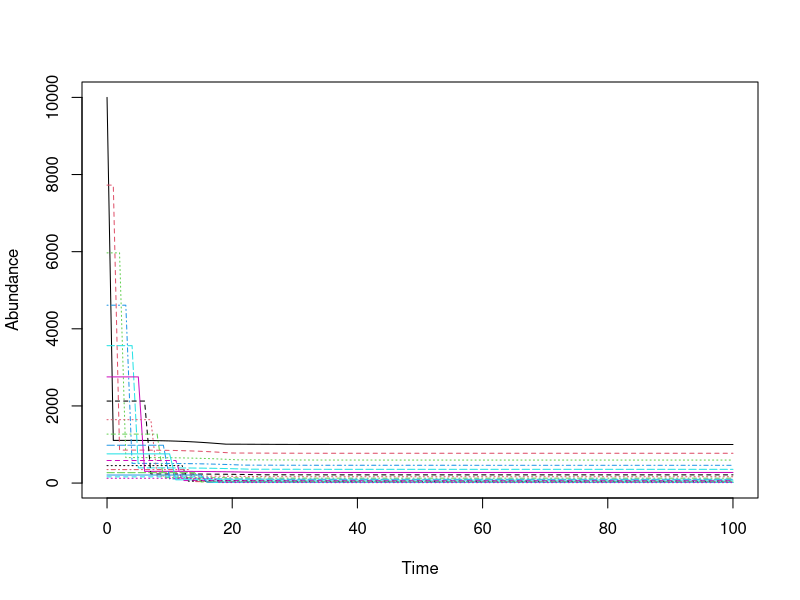
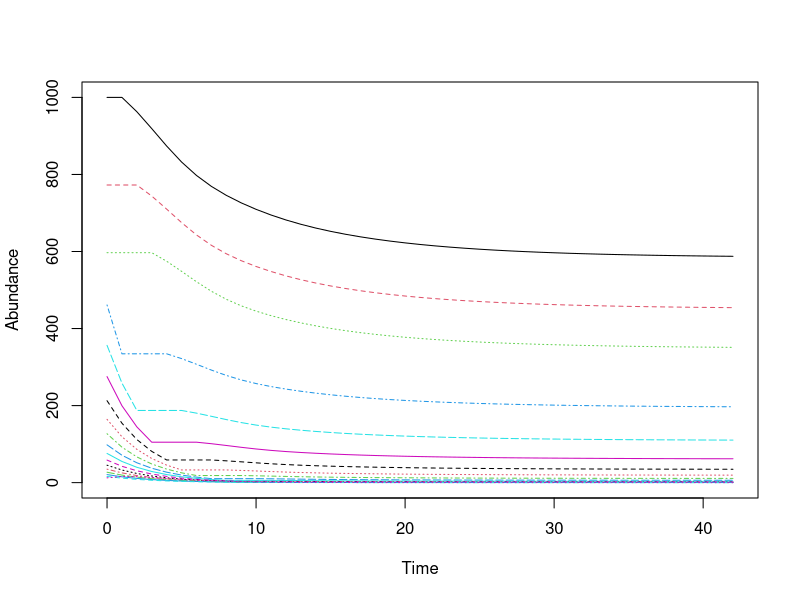
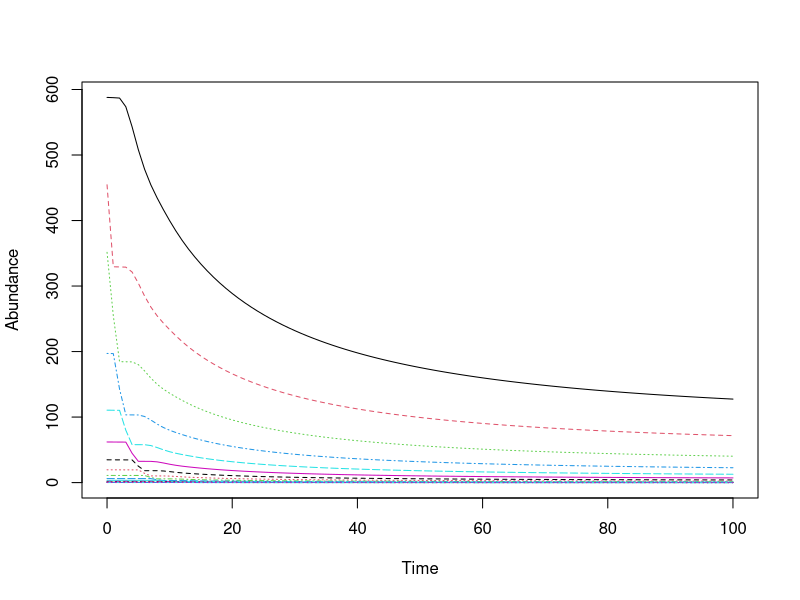
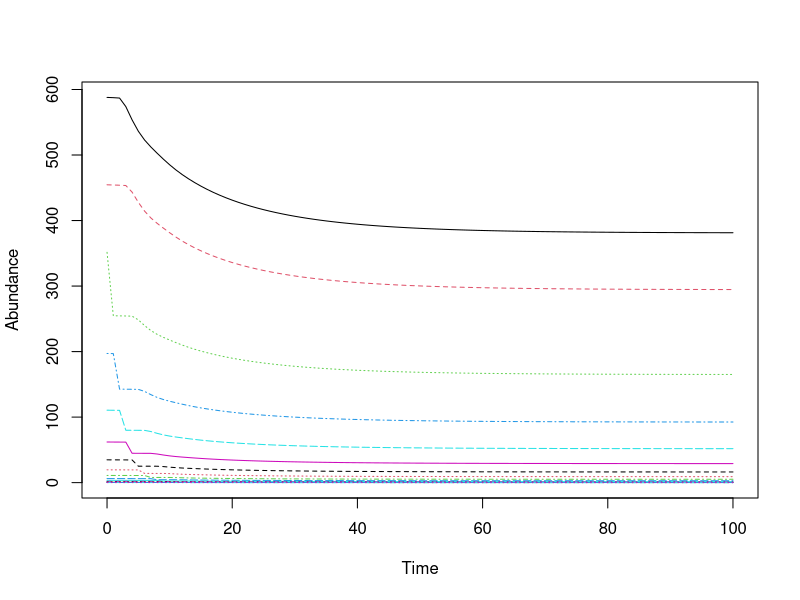
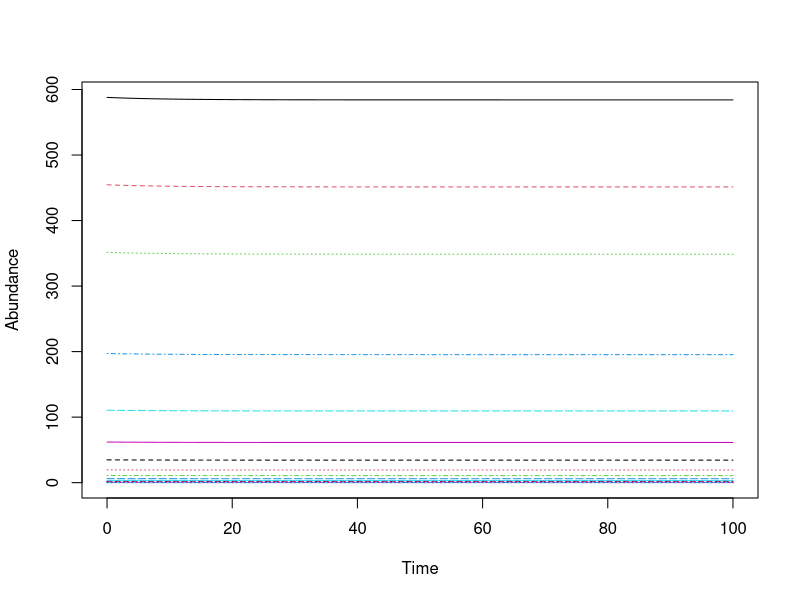
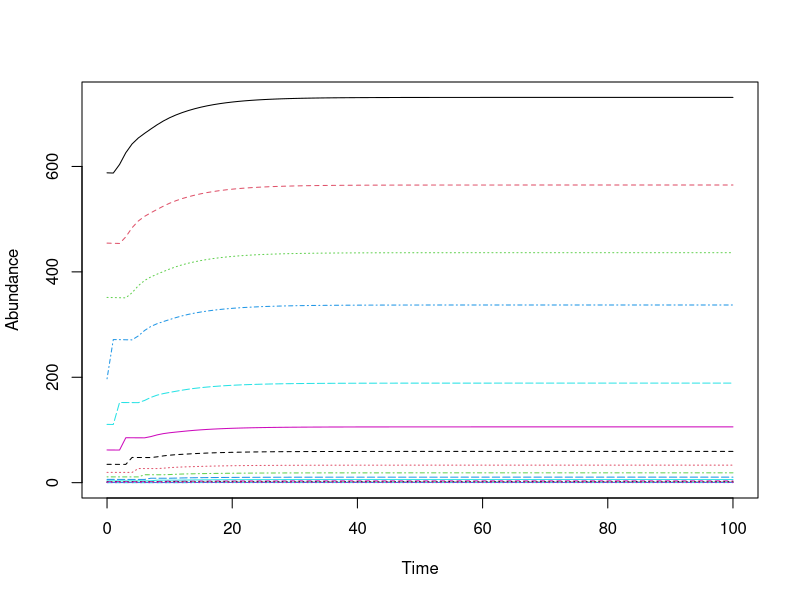
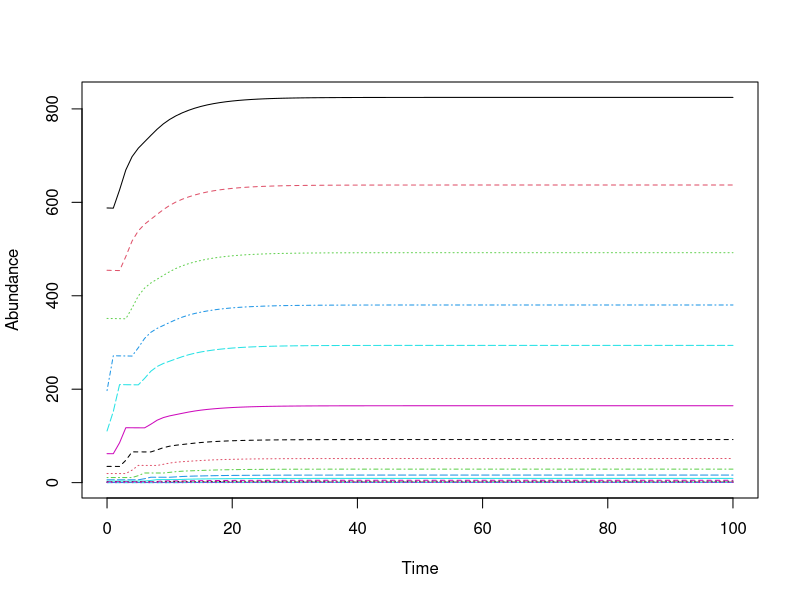
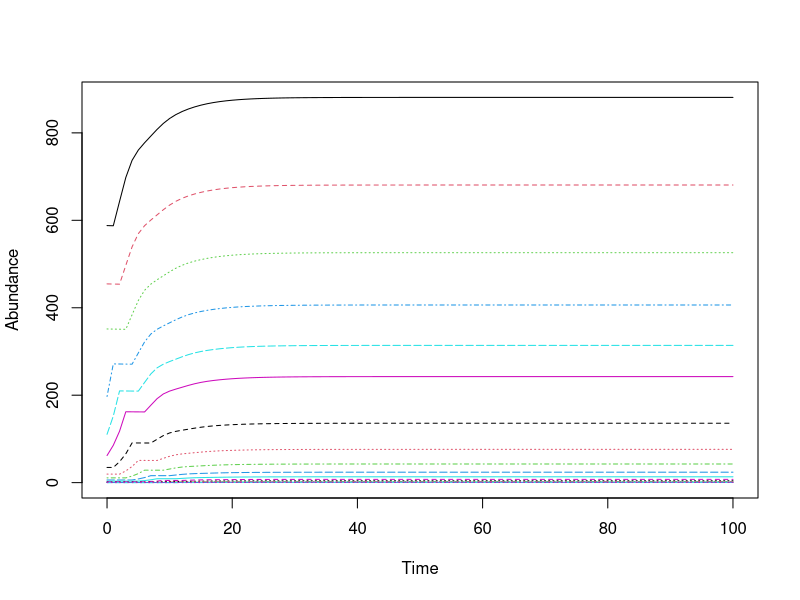

Recreate these plots in R, in order.
## ---- chunk 1
rm(list=ls())

library(tidyverse)

sapply(list.files(pattern="[.]R$", path="./Functions", full.names=TRUE), source)

IC <- read.csv('IC.csv')

#Set Model----
time_horizon = 100

# Recruits in unfished pop
R0 = 10000

# Calcualted total instantaneous mortality
Z.2012 = 0.579336

## ---- chunk 2
Linf = 122.1
K = 0.172
to = 0.919
  
Wa = 0.024
  
Wb = 2.824
  
maxAge = 18

#Length (cm) at which a fish is 50/95 percent likely to be mature
m50 = 55

m95 = 62.7

females = 0.6

#Natural mortality
M <- K * 1.5


#Steepness parameter h - when you dont have a study use 0.7
h=0.7
## ---- chunk 3
#Morphology ----

#Our max age is 18 years
Age <- seq(1,maxAge,1)

#Length at median age 
Length <- Linf * (1 - exp(-K * ((Age + 0.5) - to)))

#Converts lengths (cm) to weight (g)
Weight <- Wa*Length^Wb

# Probabilty of Maturity
Ma = 1/(1 + exp(-log(19)*((Length - m50)/(m95 - m50))))

#realitve fecundity - produce about 41 eggs per gram 
#SOURCE: https://www.scribd.com/doc/81002346/Crecimiento-y-Reproduccion-de-corvina
fa <- Weight*41

#Price per USD per kg is dependent on size of fish
Price <- c(0.71,3.25,4.31)


## ---- chunk 4
#Gear selectivity 
Lc = trunc(Length)

#fishing mortality

F = Z.2012 - M 

#survival probabilty for different Lc

Sa = matrix(NA, maxAge, length(Lc))

for (i in 1:length(Lc)){

  Va = ifelse(Length < Lc[i], 0, 1)
  Sa[,i] <- exp(-M - ( Va * (F)))
  
}

## ---- chunk 5
# Spawning potential (SP) of a Pristine population as a matrix

IC_unfished <- rep(NA, maxAge) 
IC_unfished[1] <- R0 
P_unfished <- exp(-M)

for(i in 2:maxAge) {
  IC_unfished[i] <- IC_unfished[i-1]* exp(-M)
  
}

A_unfished = matrix(data = 0, nrow = maxAge, ncol = maxAge)
diag(A_unfished[-1, -maxAge]) <- rep(P_unfished, maxAge -1)

pop_unfished <- matrix(0, maxAge, time_horizon + 1)
pop_unfished[, 1] <- IC_unfished

for(i in 1:time_horizon) {
  # Survival
  pop_unfished[ , i+1] <- A_unfished %*% pop_unfished[, i]
  # Reproduction
  Ne <- sum(fa * Ma * females * pop_unfished[, i])
  pop_unfished[1, i + 1] <- (560 * Ne) / (17271619 + ((h - 0.2) * Ne))
}

matplot(0:time_horizon, t(pop_unfished), type = "l", xlab = "Time",  ylab = "Abundance")
  
SP_unfished <- sum(fa * Ma * females * pop_unfished[, time_horizon])
## ---- chunk 6
#Estimating Initial COndition for fishing scenarios

time_fishing <- (2012 - 1970)
pop_IC <- matrix(0, maxAge, time_fishing  +1)
pop_IC[, 1] <- pop_unfished[,time_horizon]

#Survival at current selectivity level

Va_IC <- ifelse(Length < 32, 0, 1)
Sa_IC <- exp(-M - ( Va_IC * (F)))

#A matrix to estimate initial condition

A_IC = matrix(data = 0, nrow = maxAge, ncol = maxAge)

for (r in 2:18) {
  
  j = r - 1 
  
  A_IC[r, j] =  Sa_IC[j]

}

A_IC[maxAge, maxAge] = Sa_IC[maxAge]

#Estimating population after years of fishing 

for(i in 1:time_fishing) {
  # Survival
  pop_IC[ , i+1] <- A_IC %*% pop_IC[, i]
  # Reproduction
  Ne <- sum(fa * Ma * females * pop_IC[, i])
  pop_IC[1, i + 1] <- (560 * Ne) / (17271619 + ((h - 0.2) * Ne))
}

matplot(0:time_fishing, t(pop_IC), type = "l", xlab = "Time",  ylab = "Abundance")
  
  
## ---- chunk 7

#Estimating Spwaning Potential (SP) for each mesh size

SP_fished <- rep(NA, length(Lc))
plots <- list()

for (i in 1:length(Lc)) {
  
  A = matrix(data = 0, nrow = maxAge, ncol = maxAge)
  
  for (r in 2:18) {
  
  j = r - 1 
  
  A[r, j] =  Sa[j,i]

A[maxAge, maxAge] = Sa[maxAge,i]

}

N0 = pop_IC[,time_fishing]

pop <- matrix(0, maxAge, time_horizon + 1)
pop[, 1] <- N0

for (e in 1:time_horizon) {
  # Survival
  pop[, e + 1] <- A %*% pop[, e]
  # Reproduction
  Ne <- sum(fa * Ma * females * pop[, e])
  
  
  pop[1, e + 1] <- (560 * Ne) / (17271619 + ((h - 0.2) * Ne))
  
  

}

p=  matplot(0:time_horizon, t(pop), type = "l", xlab = "Time",  ylab = "Abundance")
SP_fished[i] <- sum(fa * Ma * females * pop[, time_horizon])
plots[[i]] <- p 

}





## ---- chunk 8
# Calculating Spawning Potential Ratio (SPR)

SPR <- SP_fished/ SP_unfished
SPR_plot <- data.frame(Lc, SPR*100)

ggplot(data= SPR_plot, aes(Lc, SPR))+
  geom_line()+
  geom_hline(yintercept = 0.4, col="red")+
  xlab("Length at first capture in cm (Lc)")

